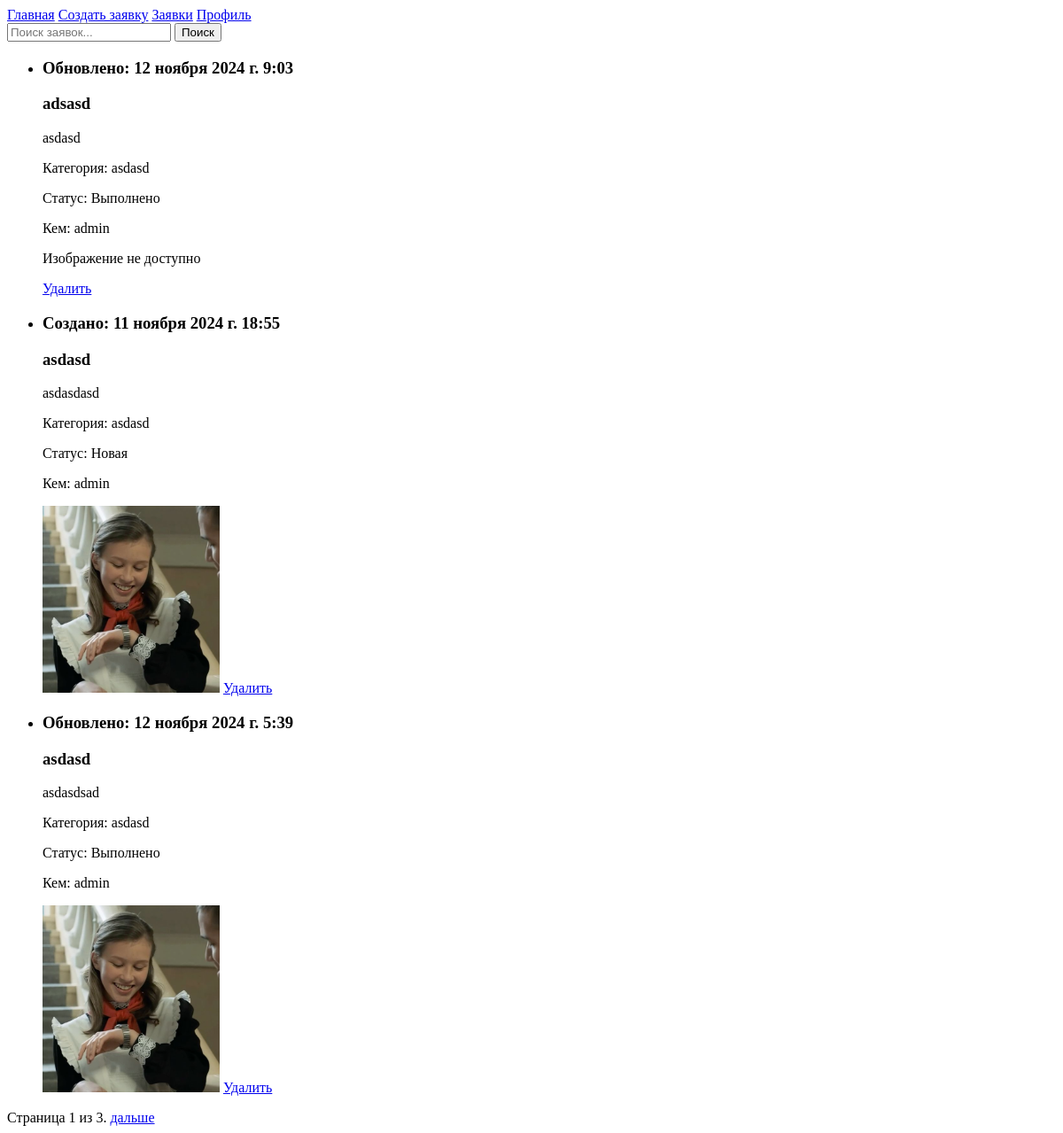
Before: /Design.Pro/application_list/ with the older database file.
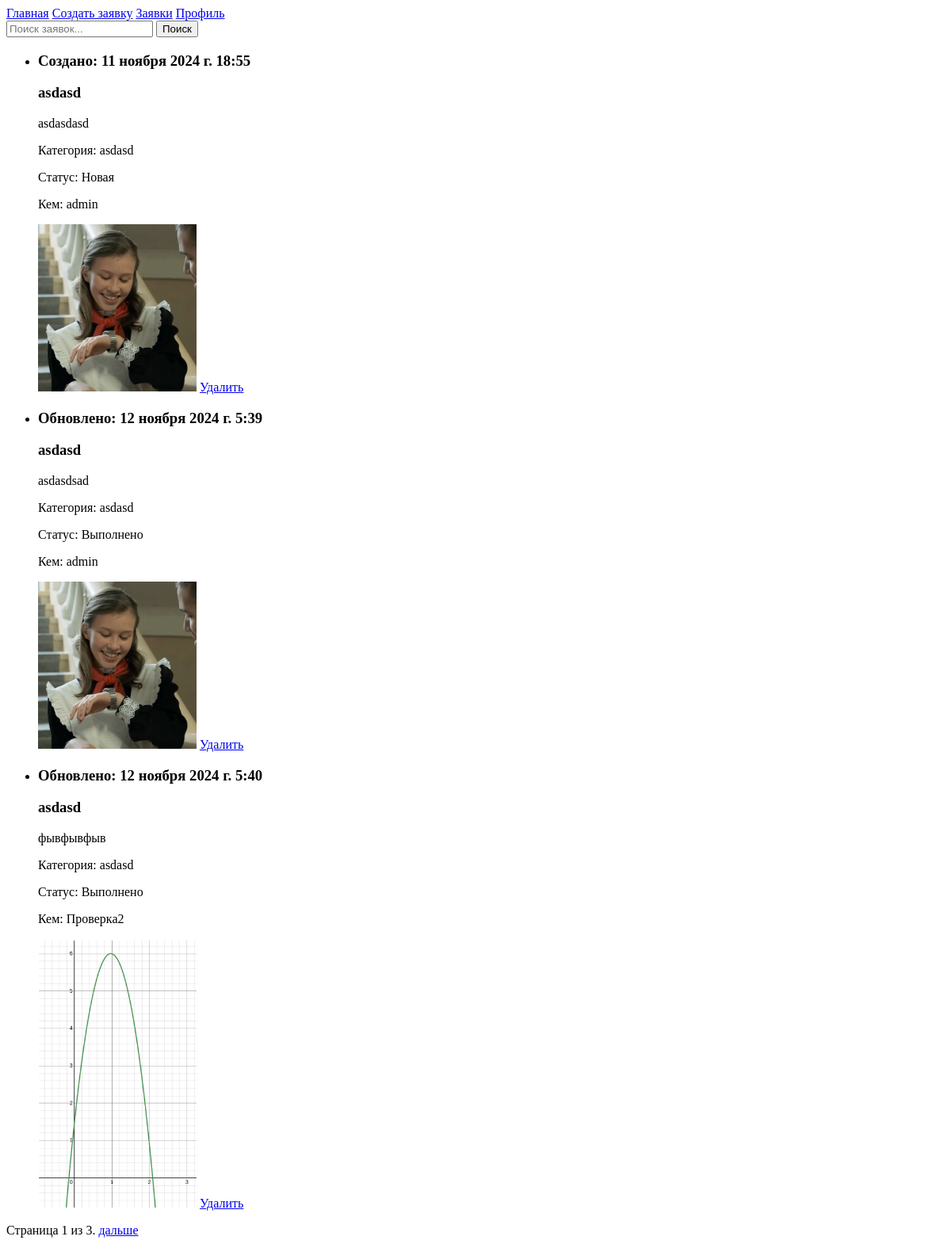
After: the same page with the newer database file.
### main/models.py (models this page shows, shortened)
class Application(models.Model):
    title_application = models.CharField(max_length=255, blank=True)
    description_application = models.TextField(blank=True)
    category = models.ForeignKey(Category, on_delete=models.SET_NULL, null=True)
    user = models.ForeignKey(CustomUser, on_delete=models.CASCADE, blank=True)
    image = models.ImageField(upload_to='application/', blank=True, null=True)
    created_at = models.DateTimeField(auto_now_add=True)
    updated_at = models.DateTimeField(auto_now=True)
    status = models.CharField(max_length=20, choices=STATUS_CHOICES, default='Новая')
    comment = models.TextField(blank=True)
    design_image = models.ImageField(upload_to='designs/', null=True, blank=True)

class Category(models.Model):
    name = models.CharField(max_length=100, unique=True)
    def __str__(self):
        return self.name

class CustomUser(AbstractUser):
    security_question = models.CharField(max_length=255, blank=True)
    security_answer = models.CharField(max_length=255, blank=True)
    login_count = models.IntegerField(default=0)
    last_login_date = models.DateTimeField(auto_now_add=True, null=True, blank=True)

### main/views.py (the view, shortened to what this page needs)
# urls.py: path('application_list/', views.ApplicationListView.as_view(), name='application_list'),
class ApplicationListView(generic.ListView):
    template_name = 'polls/index.html'
    context_object_name = 'application_list'
    paginate_by = 3
    def get_queryset(self):
        queryset = Application.objects.order_by('id')
        query = self.request.GET.get('q')
        return queryset

### main/templates/main/application_list.html (shortened to what this page needs)
{% extends 'basic.html' %}
{% block content %}
<form method="GET" action="{% url 'application_list' %}">
    <input type="text" name="q" placeholder="Поиск заявок..." value="{{ request.GET.q }}">
    <button type="submit">Поиск</button>
</form>
<ul>
    {% for form in application_list %}
        <li>
            {% if form.created_at == form.updated_at %}
                <h3>Создано: {{ form.created_at }}</h3>
            {% else %}
                <h3>Обновлено: {{ form.updated_at }}</h3>
            {% endif %}
            <h3>{{ form.title_application }}</h3>
            <p>{{ form.description_application }}</p>
            <p>Категория: {{ form.category }}</p>
            <p>Статус: {{ form.status }} {% if user.is_staff %}<a href="{% url 'change_status' form.id %}">Сменить статус</a>{% endif %}</p>
            <p>Кем: {{ form.user }}</p>
            {% if form.image %}
                <img src="{{ form.image.url }}" alt="Image" style="width:200px;">
            {% else %}
                <p>Изображение не доступно</p>
            {% endif %}
            <a href="{% url 'confirm_delete_application' form.id %}">Удалить</a>
        </li>
    {% endfor %}
</ul>
{% block pagination %}
    {% if is_paginated %}
    <div>
        <span>
            <span class="page-current">
                Страница {{ page_obj.number }} из {{ page_obj.paginator.num_pages }}.
            </span>
            {% if page_obj.has_next %}
                <a href="{{ request.path }}?page={{ page_obj.next_page_number }}{% if request.GET.q %}&q={{ request.GET.q }}{% endif %}">дальше</a>
            {% endif %}
        </span>
    </div>
    {% endif %}
{% endblock %}
{% endblock %}

Changed rows visible on the page:
removed Application: updated_at "12 ноября 2024 г. 9:03", title_application "adsasd", description_application "asdasd", category "asdasd", status "Выполнено", user "admin", image "Изображение не доступно"
now on this page (row unchanged): Application: updated_at "12 ноября 2024 г. 5:40", title_application "asdasd", description_application "фывфывфыв", category "asdasd", status "Выполнено", user "Проверка2", image (picture)
